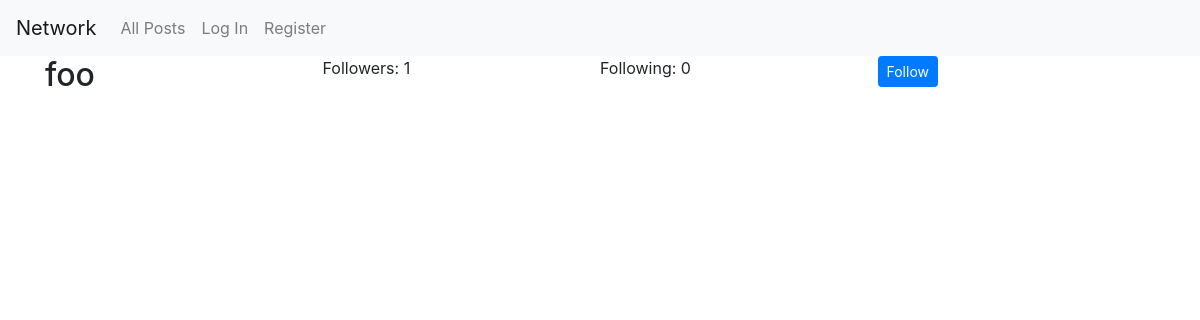
/profile/3, run on an earlier commit of the app's database.
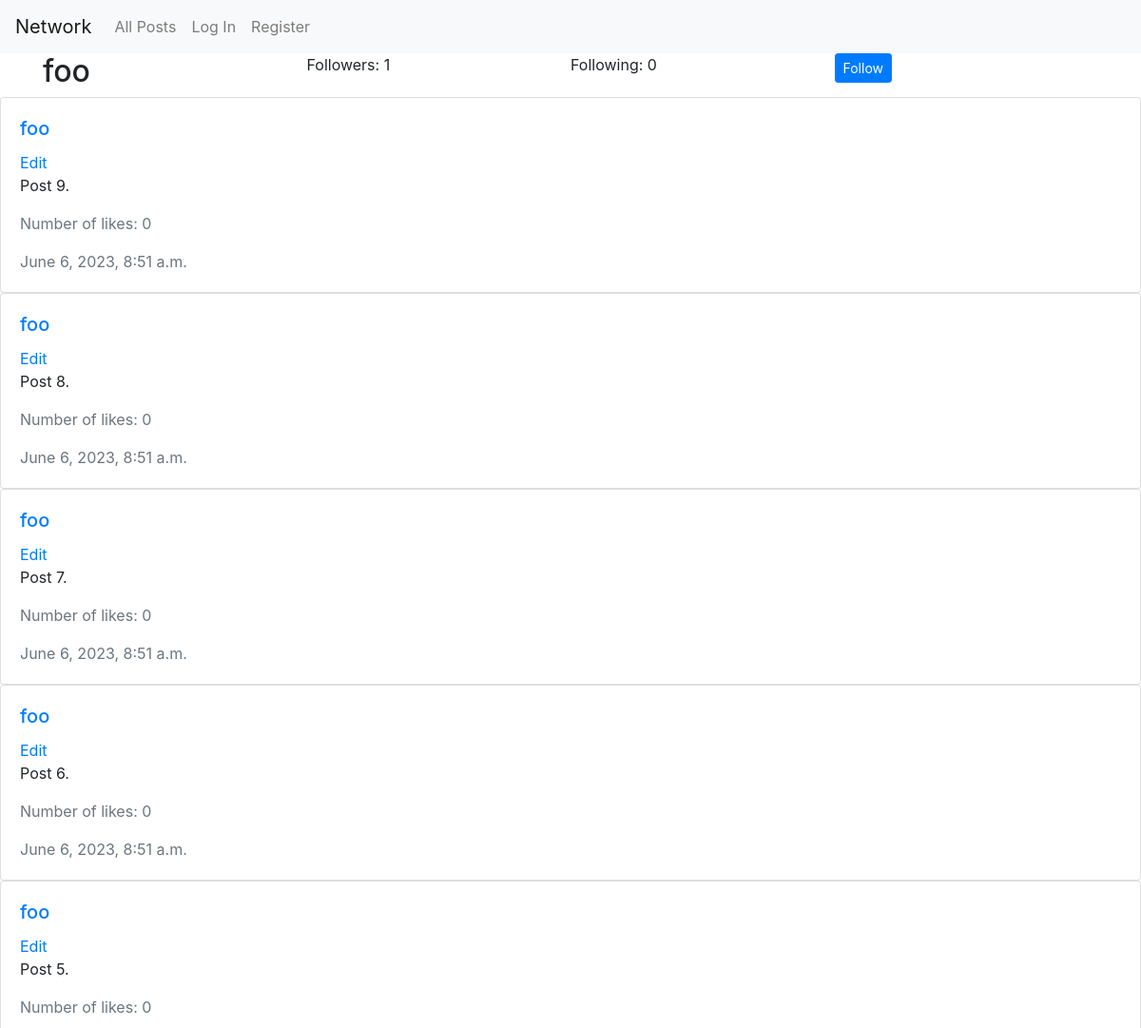
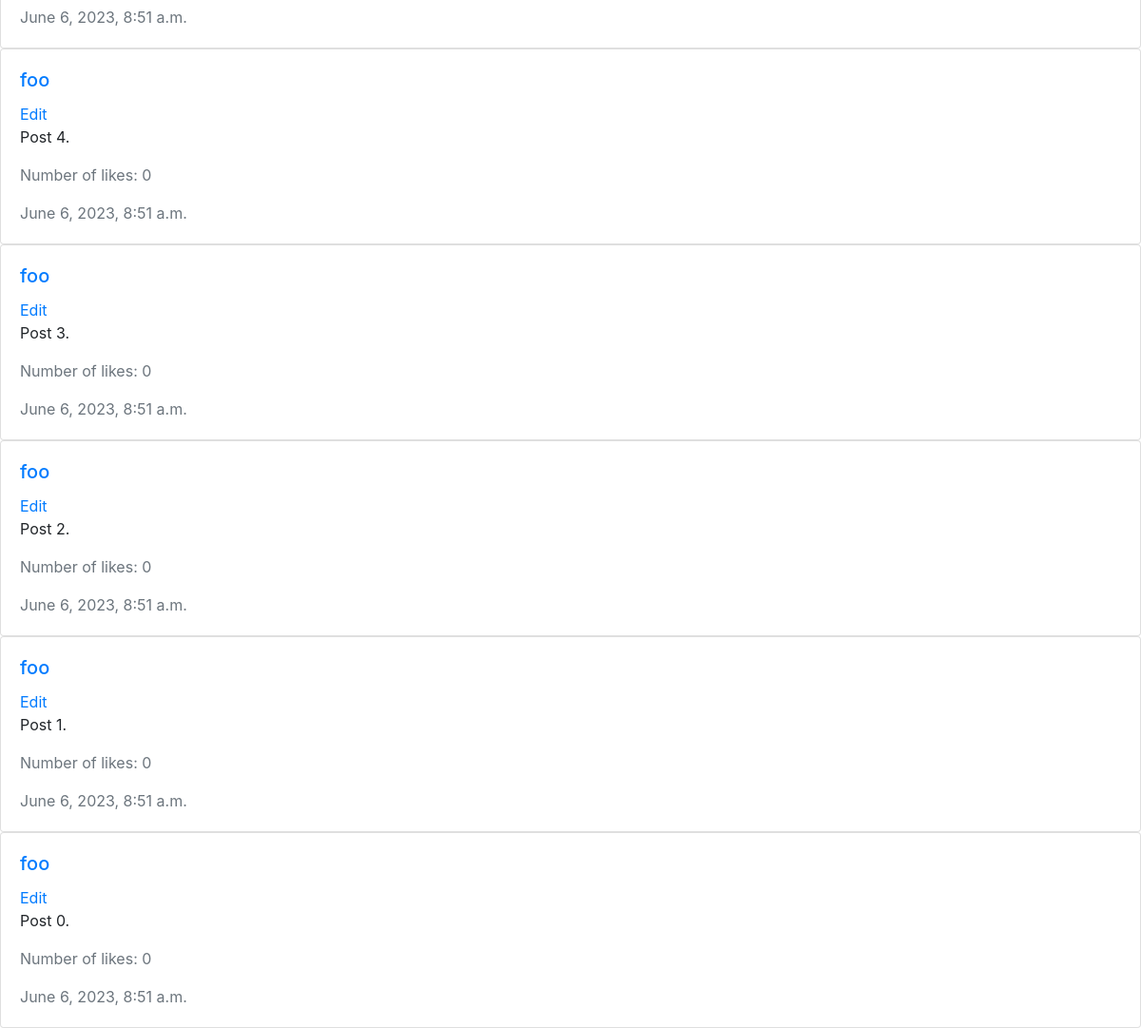
And on a later commit of the database (2 pictures, top to bottom).
### network/models.py (models this page shows, shortened)
class User(AbstractUser):
    following = models.ManyToManyField("User", null=True, related_name="followers")

class Post(models.Model):
    user = models.ForeignKey(User, on_delete=models.CASCADE)
    body = models.TextField(blank=True)
    timestamp = models.DateTimeField(auto_now_add=True)
    likers = models.ManyToManyField("User", null=True, related_name="liked_posts")
    num_of_likes = models.IntegerField(default=0)

### network/views.py (the view, shortened to what this page needs)
# urls.py: path("profile/<int:user_id>", views.profile, name="profile"),
@csrf_exempt
def profile(request, user_id):
    profile = User.objects.get(pk=user_id)
    if request.method == "GET":
        posts = Post.objects.filter(user=profile)
        posts = posts.order_by("-timestamp").all()
        return render(request, "network/profile.html", {
            "profile": profile,
            "posts": posts
        })

### network/templates/network/profile.html (shortened to what this page needs)
{% extends "network/layout.html" %}
{% block body %}
<div class="container">
    <div class="row no-gutters">
        <div class="col-3">
            <h2>{{ profile.username}}</h2>
        </div>
        <div class="col-3" data-followers="{{ profile.followers.count }}" id="followers">
            Followers: {{ profile.followers.count }}
        </div>
        <div class="col-3">
            Following: {{ profile.following.count }}
        </div>
        <div class="col-3">
            {% if user != profile %}
                {% if profile in user.following.all %}
                <button class="btn btn-sm btn-primary" id="follow" value="{{ profile.id }}">Unfollow</button>
                {% else %}
                <button class="btn btn-sm btn-primary" id="follow" value="{{ profile.id }}">Follow</button>
                {% endif %}
            {% endif %}
        </div>
    </div>
</div>
{% for post in posts %}
<div class="card">
    <div class="card-body">
        <h5 class="card-title"><a href="{% url 'profile' post.user.id %}">{{ post.user }}</a></h5>
        <a href="" class="card-link">Edit</a>
        <p class="card-text">{{ post.body }}</p>
        <p class="card-text text-muted">Number of likes: {{ post.num_of_likes }}</p>
        <p class="card-text text-muted">{{ post.timestamp|date:"F j, Y, g:i a" }}</p>
    </div>
</div>
{% endfor %}
{% endblock %}

### network/templates/network/layout.html (shortened to what this page needs)
{% load static %}
<!DOCTYPE html>
<html lang="en">
    <head>
        <link rel="stylesheet" href="https://stackpath.bootstrapcdn.com/bootstrap/4.4.1/css/bootstrap.min.css">
        <link rel="stylesheet" href="https://cdnjs.cloudflare.com/ajax/libs/font-awesome/4.7.0/css/font-awesome.min.css">
        <link href="{% static 'network/styles.css' %}" rel="stylesheet">
    </head>
    <body>
        <nav class="navbar navbar-expand-lg navbar-light bg-light">
            <a class="navbar-brand" href="#">Network</a>
            <div>
              <ul class="navbar-nav mr-auto">
                <li class="nav-item">
                  <a class="nav-link" href="{% url 'index' %}">All Posts</a>
                </li>
                {% if user.is_authenticated %}
                    <li class="nav-item">
                        <a class="nav-link" href="{% url 'following' %}">Following</a>
                    </li>
                    <li class="nav-item">
                        <a class="nav-link" href="{% url 'logout' %}">Log Out</a>
                    </li>
                {% else %}
                    <li class="nav-item">
                        <a class="nav-link" href="{% url 'login' %}">Log In</a>
                    </li>
                    <li class="nav-item">
                        <a class="nav-link" href="{% url 'register' %}">Register</a>
                    </li>
                {% endif %}
              </ul>
            </div>
          </nav>
        <div class="body">
            {% block body %}
            {% endblock %}
        </div>
    </body>
</html>

What changed in the data, as far as the page shows it:
added Post: user "foo", body "Post 9.", num_of_likes "0", timestamp "June 6, 2023, 8:51 a.m."
added Post: user "foo", body "Post 8.", num_of_likes "0", timestamp "June 6, 2023, 8:51 a.m."
added Post: user "foo", body "Post 7.", num_of_likes "0", timestamp "June 6, 2023, 8:51 a.m."
added Post: user "foo", body "Post 6.", num_of_likes "0", timestamp "June 6, 2023, 8:51 a.m."
added Post: user "foo", body "Post 5.", num_of_likes "0", timestamp "June 6, 2023, 8:51 a.m."
added Post: user "foo", body "Post 4.", num_of_likes "0", timestamp "June 6, 2023, 8:51 a.m."
added Post: user "foo", body "Post 3.", num_of_likes "0", timestamp "June 6, 2023, 8:51 a.m."
added Post: user "foo", body "Post 2.", num_of_likes "0", timestamp "June 6, 2023, 8:51 a.m."
added Post: user "foo", body "Post 1.", num_of_likes "0", timestamp "June 6, 2023, 8:51 a.m."
added Post: user "foo", body "Post 0.", num_of_likes "0", timestamp "June 6, 2023, 8:51 a.m."
